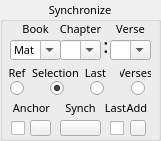
   <widget class="QGroupBox" name="SynchgroupBox">
    <property name="geometry">
     <rect>
      <x>590</x>
      <y>180</y>
      <width>161</width>
      <height>141</height>
     </rect>
    </property>
    <property name="font">
     <font>
      <family>FROMVS</family>
      <pointsize>8</pointsize>
      <weight>50</weight>
      <italic>false</italic>
      <bold>false</bold>
     </font>
    </property>
    <property name="toolTip">
     <string>Synchronize Group</string>
    </property>
    <property name="title">
     <string>Synchronize</string>
    </property>
    <property name="alignment">
     <set>Qt::AlignCenter</set>
    </property>
    <widget class="QPushButton" name="AddVersebutton">
     <property name="geometry">
      <rect>
       <x>130</x>
       <y>120</y>
       <width>16</width>
       <height>16</height>
      </rect>
     </property>
     <property name="font">
      <font>
       <family>FROMVS</family>
       <pointsize>8</pointsize>
       <weight>50</weight>
       <italic>false</italic>
       <bold>false</bold>
      </font>
     </property>
     <property name="toolTip">
      <string>Add verse line</string>
     </property>
     <property name="text">
      <string/>
     </property>
     <property name="icon">
      <iconset resource="../UI_Icons.qrc">
       <normaloff>:/Icons/Icons/addverse.png</normaloff>:/Icons/Icons/addverse.png</iconset>
     </property>
    </widget>
    <widget class="QLabel" name="AddVerselabel">
     <property name="geometry">
      <rect>
       <x>120</x>
       <y>100</y>
       <width>31</width>
       <height>16</height>
      </rect>
     </property>
     <property name="font">
      <font>
       <family>FROMVS</family>
       <pointsize>8</pointsize>
       <weight>50</weight>
       <italic>false</italic>
       <bold>false</bold>
      </font>
     </property>
     <property name="text">
      <string> Add</string>
     </property>
     <property name="alignment">
      <set>Qt::AlignBottom|Qt::AlignHCenter</set>
     </property>
    </widget>
    <widget class="QLabel" name="SynchSellabel">
     <property name="geometry">
      <rect>
       <x>30</x>
       <y>60</y>
       <width>51</width>
       <height>21</height>
      </rect>
     </property>
     <property name="font">
      <font>
       <family>FROMVS</family>
       <pointsize>8</pointsize>
       <weight>50</weight>
       <italic>false</italic>
       <bold>false</bold>
      </font>
     </property>
     <property name="text">
      <string>Selection</string>
     </property>
     <property name="alignment">
      <set>Qt::AlignBottom|Qt::AlignHCenter</set>
     </property>
    </widget>
    <widget class="QLabel" name="SynchReflabel">
     <property name="geometry">
      <rect>
       <x>0</x>
       <y>60</y>
       <width>31</width>
       <height>21</height>
      </rect>
     </property>
     <property name="font">
      <font>
       <family>FROMVS</family>
       <pointsize>8</pointsize>
       <weight>50</weight>
       <italic>false</italic>
       <bold>false</bold>
      </font>
     </property>
     <property name="text">
      <string> Ref</string>
     </property>
     <property name="alignment">
      <set>Qt::AlignBottom|Qt::AlignHCenter</set>
     </property>
    </widget>
    <widget class="QLabel" name="SynchVerseslabel">
     <property name="geometry">
      <rect>
       <x>120</x>
       <y>60</y>
       <width>31</width>
       <height>21</height>
      </rect>
     </property>
     <property name="font">
      <font>
       <family>FROMVS</family>
       <pointsize>8</pointsize>
       <weight>50</weight>
       <italic>false</italic>
       <bold>false</bold>
      </font>
     </property>
     <property name="text">
      <string>Verses</string>
     </property>
     <property name="alignment">
      <set>Qt::AlignBottom|Qt::AlignHCenter</set>
     </property>
    </widget>
    <widget class="QRadioButton" name="radioButtonRef">
     <property name="geometry">
      <rect>
       <x>10</x>
       <y>80</y>
       <width>16</width>
       <height>16</height>
      </rect>
     </property>
     <property name="text">
      <string/>
     </property>
    </widget>
    <widget class="QRadioButton" name="radioButtonSel">
     <property name="geometry">
      <rect>
       <x>50</x>
       <y>80</y>
       <width>16</width>
       <height>16</height>
      </rect>
     </property>
     <property name="text">
      <string/>
     </property>
     <property name="checked">
      <bool>true</bool>
     </property>
    </widget>
    <widget class="QRadioButton" name="radioButtonVerses">
     <property name="geometry">
      <rect>
       <x>131</x>
       <y>80</y>
       <width>20</width>
       <height>16</height>
      </rect>
     </property>
     <property name="text">
      <string/>
     </property>
    </widget>
    <widget class="QLabel" name="chapterlabel">
     <property name="geometry">
      <rect>
       <x>60</x>
       <y>21</y>
       <width>41</width>
       <height>16</height>
      </rect>
     </property>
     <property name="font">
      <font>
       <family>FROMVS</family>
       <pointsize>8</pointsize>
       <weight>50</weight>
       <italic>false</italic>
       <bold>false</bold>
      </font>
     </property>
     <property name="text">
      <string>Chapter</string>
     </property>
     <property name="alignment">
      <set>Qt::AlignBottom|Qt::AlignHCenter</set>
     </property>
    </widget>
    <widget class="QComboBox" name="verseComboBox">
     <property name="geometry">
      <rect>
       <x>110</x>
       <y>40</y>
       <width>41</width>
       <height>20</height>
      </rect>
     </property>
     <property name="font">
      <font>
       <family>FROMVS</family>
       <pointsize>8</pointsize>
       <weight>50</weight>
       <italic>false</italic>
       <bold>false</bold>
      </font>
     </property>
     <property name="toolTip">
      <string>Select verse</string>
     </property>
     <property name="editable">
      <bool>true</bool>
     </property>
    </widget>
    <widget class="QLabel" name="colon">
     <property name="geometry">
      <rect>
       <x>96</x>
       <y>30</y>
       <width>20</width>
       <height>31</height>
      </rect>
     </property>
     <property name="font">
      <font>
       <family>FROMVS</family>
       <pointsize>14</pointsize>
       <weight>50</weight>
       <italic>false</italic>
       <bold>false</bold>
      </font>
     </property>
     <property name="text">
      <string>:</string>
     </property>
     <property name="alignment">
      <set>Qt::AlignCenter</set>
     </property>
    </widget>
    <widget class="QComboBox" name="bookComboBox">
     <property name="geometry">
      <rect>
       <x>10</x>
       <y>40</y>
       <width>51</width>
       <height>20</height>
      </rect>
     </property>
     <property name="font">
      <font>
       <family>FROMVS</family>
       <pointsize>8</pointsize>
       <weight>50</weight>
       <italic>false</italic>
       <bold>false</bold>
      </font>
     </property>
     <property name="toolTip">
      <string>Select book</string>
     </property>
     <property name="editable">
      <bool>true</bool>
     </property>
     <item>
      <property name="text">
       <string>Mat</string>
      </property>
     </item>
     <item>
      <property name="text">
       <string>Mar</string>
      </property>
     </item>
     <item>
      <property name="text">
       <string>Luk</string>
      </property>
     </item>
     <item>
      <property name="text">
       <string>Joh</string>
      </property>
     </item>
     <item>
      <property name="text">
       <string>Act</string>
      </property>
     </item>
     <item>
      <property name="text">
       <string>Rom</string>
      </property>
     </item>
     <item>
      <property name="text">
       <string>1Co</string>
      </property>
     </item>
     <item>
      <property name="text">
       <string>2Co</string>
      </property>
     </item>
     <item>
      <property name="text">
       <string>Gal</string>
      </property>
     </item>
     <item>
      <property name="text">
       <string>Eph</string>
      </property>
     </item>
     <item>
      <property name="text">
       <string>Php</string>
      </property>
     </item>
     <item>
      <property name="text">
       <string>Col</string>
      </property>
     </item>
     <item>
      <property name="text">
       <string>1Th</string>
      </property>
     </item>
     <item>
      <property name="text">
       <string>2Th</string>
      </property>
     </item>
     <item>
      <property name="text">
       <string>1Ti</string>
      </property>
     </item>
     <item>
      <property name="text">
       <string>2Ti</string>
      </property>
     </item>
     <item>
      <property name="text">
       <string>Tit</string>
      </property>
     </item>
     <item>
      <property name="text">
       <string>Phm</string>
      </property>
     </item>
     <item>
      <property name="text">
       <string>Heb</string>
      </property>
     </item>
     <item>
      <property name="text">
       <string>Jas</string>
      </property>
     </item>
     <item>
      <property name="text">
       <string>1Pe</string>
      </property>
     </item>
     <item>
      <property name="text">
       <string>2Pe</string>
      </property>
     </item>
     <item>
      <property name="text">
       <string>1Jn</string>
      </property>
     </item>
     <item>
      <property name="text">
       <string>2Jn</string>
      </property>
     </item>
     <item>
      <property name="text">
       <string>3Jn</string>
      </property>
     </item>
     <item>
      <property name="text">
       <string>Jud</string>
      </property>
     </item>
     <item>
      <property name="text">
       <string>Rev</string>
      </property>
     </item>
    </widget>
    <widget class="QLabel" name="booklabel">
     <property name="geometry">
      <rect>
       <x>20</x>
       <y>21</y>
       <width>31</width>
       <height>16</height>
      </rect>
     </property>
     <property name="font">
      <font>
       <family>FROMVS</family>
       <pointsize>8</pointsize>
       <weight>50</weight>
       <italic>false</italic>
       <bold>false</bold>
      </font>
     </property>
     <property name="text">
      <string>Book</string>
     </property>
     <property name="alignment">
      <set>Qt::AlignBottom|Qt::AlignHCenter</set>
     </property>
    </widget>
    <widget class="QComboBox" name="chapterComboBox">
     <property name="geometry">
      <rect>
       <x>60</x>
       <y>40</y>
       <width>41</width>
       <height>20</height>
      </rect>
     </property>
     <property name="font">
      <font>
       <family>FROMVS</family>
       <pointsize>8</pointsize>
       <weight>50</weight>
       <italic>false</italic>
       <bold>false</bold>
      </font>
     </property>
     <property name="toolTip">
      <string>Select chapter</string>
     </property>
     <property name="editable">
      <bool>true</bool>
     </property>
    </widget>
    <widget class="QLabel" name="verselabel">
     <property name="geometry">
      <rect>
       <x>110</x>
       <y>21</y>
       <width>41</width>
       <height>16</height>
      </rect>
     </property>
     <property name="font">
      <font>
       <family>FROMVS</family>
       <pointsize>8</pointsize>
       <weight>50</weight>
       <italic>false</italic>
       <bold>false</bold>
      </font>
     </property>
     <property name="text">
      <string>Verse</string>
     </property>
     <property name="alignment">
      <set>Qt::AlignBottom|Qt::AlignHCenter</set>
     </property>
    </widget>
    <widget class="QPushButton" name="Synchronizebutton">
     <property name="geometry">
      <rect>
       <x>60</x>
       <y>120</y>
       <width>41</width>
       <height>16</height>
      </rect>
     </property>
     <property name="font">
      <font>
       <family>FROMVS</family>
       <pointsize>8</pointsize>
       <weight>50</weight>
       <italic>false</italic>
       <bold>false</bold>
      </font>
     </property>
     <property name="toolTip">
      <string>Synchronize to selected verse</string>
     </property>
     <property name="text">
      <string/>
     </property>
     <property name="icon">
      <iconset resource="../UI_Icons.qrc">
       <normaloff>:/Icons/Icons/synchronize.png</normaloff>:/Icons/Icons/synchronize.png</iconset>
     </property>
    </widget>
    <widget class="QLabel" name="Synchlabel">
     <property name="geometry">
      <rect>
       <x>60</x>
       <y>100</y>
       <width>41</width>
       <height>16</height>
      </rect>
     </property>
     <property name="font">
      <font>
       <family>FROMVS</family>
       <pointsize>8</pointsize>
       <weight>50</weight>
       <italic>false</italic>
       <bold>false</bold>
      </font>
     </property>
     <property name="text">
      <string>Synch</string>
     </property>
     <property name="alignment">
      <set>Qt::AlignBottom|Qt::AlignHCenter</set>
     </property>
    </widget>
    <widget class="QCheckBox" name="LastCkBox">
     <property name="geometry">
      <rect>
       <x>110</x>
       <y>120</y>
       <width>16</width>
       <height>16</height>
      </rect>
     </property>
     <property name="font">
      <font>
       <family>FROMVS</family>
       <pointsize>8</pointsize>
       <weight>50</weight>
       <italic>false</italic>
       <bold>false</bold>
      </font>
     </property>
     <property name="toolTip">
      <string>Check to anchor verse</string>
     </property>
     <property name="text">
      <string/>
     </property>
     <property name="checkable">
      <bool>true</bool>
     </property>
    </widget>
    <widget class="QLabel" name="AddVerselabel_2">
     <property name="geometry">
      <rect>
       <x>100</x>
       <y>100</y>
       <width>31</width>
       <height>16</height>
      </rect>
     </property>
     <property name="font">
      <font>
       <family>FROMVS</family>
       <pointsize>8</pointsize>
       <weight>50</weight>
       <italic>false</italic>
       <bold>false</bold>
      </font>
     </property>
     <property name="text">
      <string>Last</string>
     </property>
     <property name="alignment">
      <set>Qt::AlignBottom|Qt::AlignHCenter</set>
     </property>
    </widget>
    <widget class="QPushButton" name="Anchorbutton">
     <property name="geometry">
      <rect>
       <x>30</x>
       <y>120</y>
       <width>21</width>
       <height>16</height>
      </rect>
     </property>
     <property name="toolTip">
      <string>Previous book</string>
     </property>
     <property name="text">
      <string/>
     </property>
     <property name="icon">
      <iconset resource="../UI_Icons.qrc">
       <normaloff>:/Icons/Icons/anchorverse.png</normaloff>:/Icons/Icons/anchorverse.png</iconset>
     </property>
     <property name="autoRepeat">
      <bool>true</bool>
     </property>
    </widget>
    <widget class="QLabel" name="Anchorlabel">
     <property name="geometry">
      <rect>
       <x>11</x>
       <y>100</y>
       <width>41</width>
       <height>16</height>
      </rect>
     </property>
     <property name="font">
      <font>
       <family>FROMVS</family>
       <pointsize>8</pointsize>
       <weight>50</weight>
       <italic>false</italic>
       <bold>false</bold>
      </font>
     </property>
     <property name="text">
      <string>Anchor</string>
     </property>
     <property name="alignment">
      <set>Qt::AlignBottom|Qt::AlignHCenter</set>
     </property>
    </widget>
    <widget class="QCheckBox" name="AnchorCkBox">
     <property name="geometry">
      <rect>
       <x>11</x>
       <y>120</y>
       <width>16</width>
       <height>16</height>
      </rect>
     </property>
     <property name="font">
      <font>
       <family>FROMVS</family>
       <pointsize>8</pointsize>
       <weight>50</weight>
       <italic>false</italic>
       <bold>false</bold>
      </font>
     </property>
     <property name="toolTip">
      <string>Check to anchor verse</string>
     </property>
     <property name="text">
      <string/>
     </property>
     <property name="checkable">
      <bool>true</bool>
     </property>
    </widget>
    <widget class="QRadioButton" name="radioButtonLast">
     <property name="geometry">
      <rect>
       <x>90</x>
       <y>80</y>
       <width>16</width>
       <height>16</height>
      </rect>
     </property>
     <property name="text">
      <string/>
     </property>
    </widget>
    <widget class="QLabel" name="SynchVerseslabel_2">
     <property name="geometry">
      <rect>
       <x>80</x>
       <y>60</y>
       <width>31</width>
       <height>21</height>
      </rect>
     </property>
     <property name="font">
      <font>
       <family>FROMVS</family>
       <pointsize>8</pointsize>
       <weight>50</weight>
       <italic>false</italic>
       <bold>false</bold>
      </font>
     </property>
     <property name="text">
      <string>Last</string>
     </property>
     <property name="alignment">
      <set>Qt::AlignBottom|Qt::AlignHCenter</set>
     </property>
    </widget>
   </widget>
